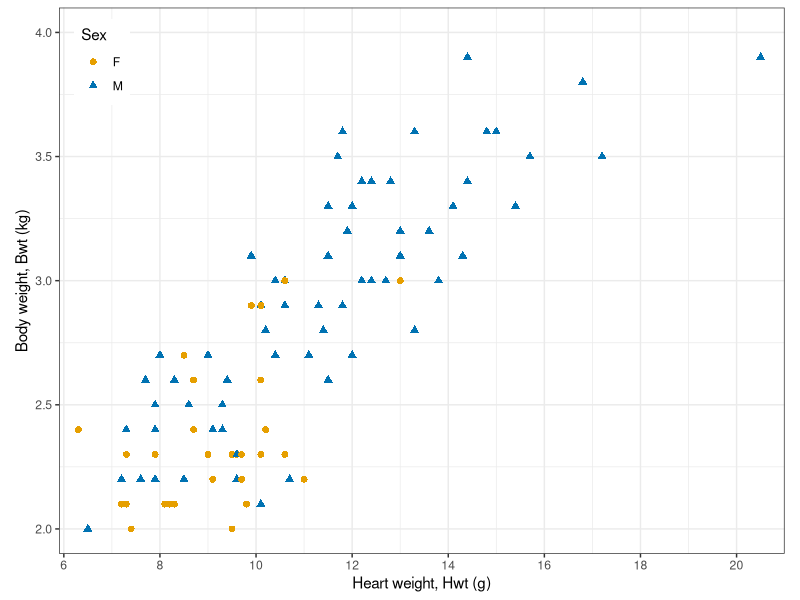
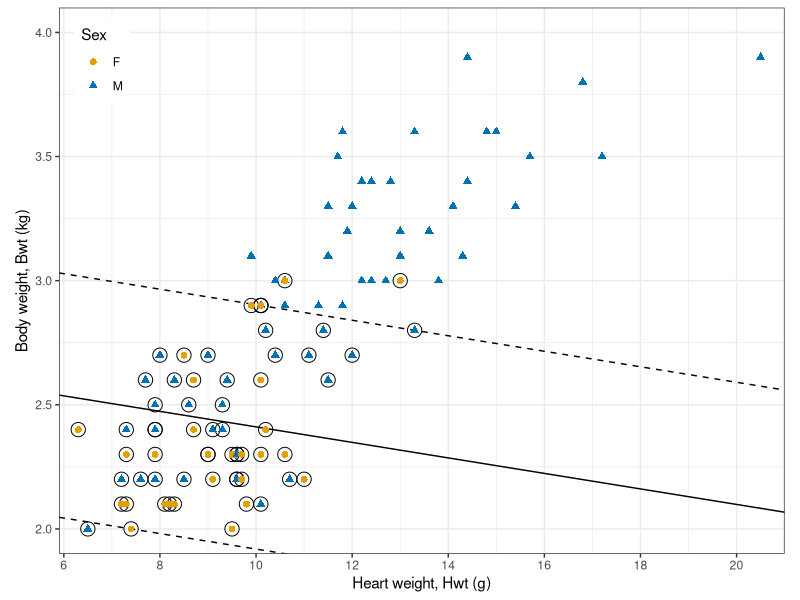
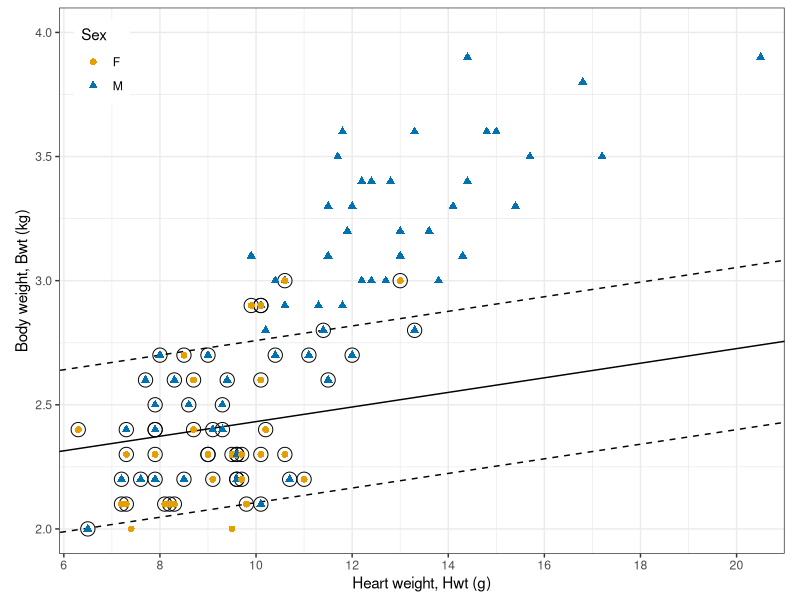
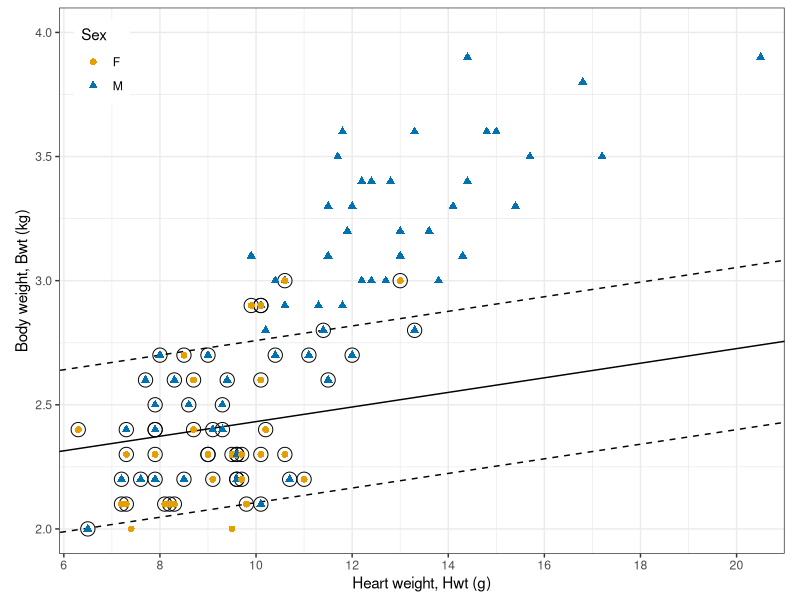
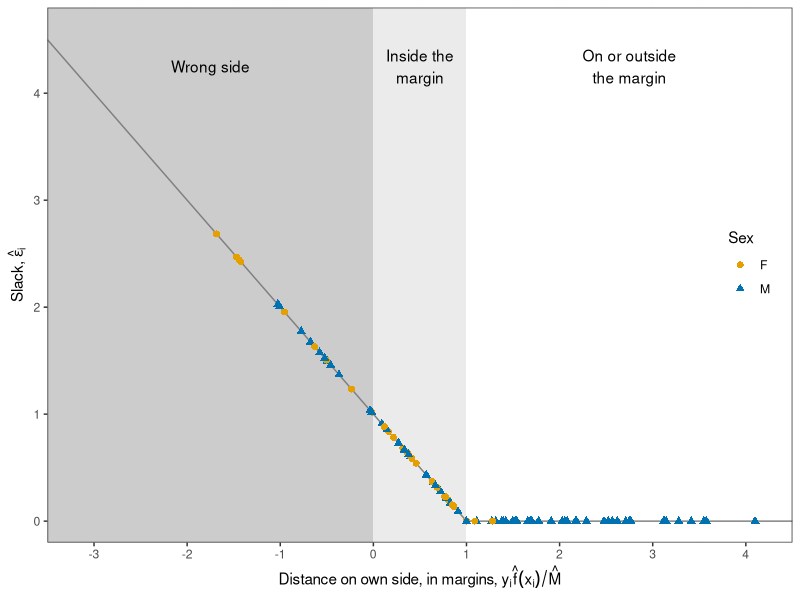
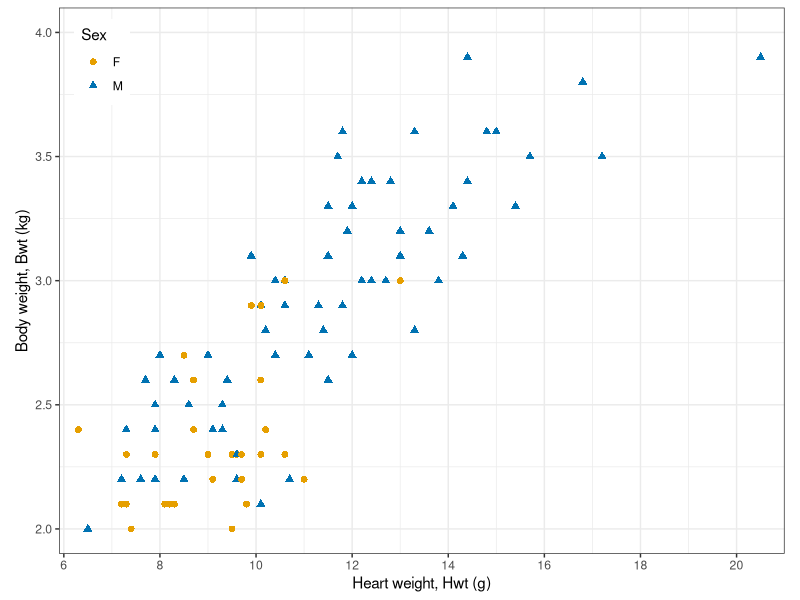
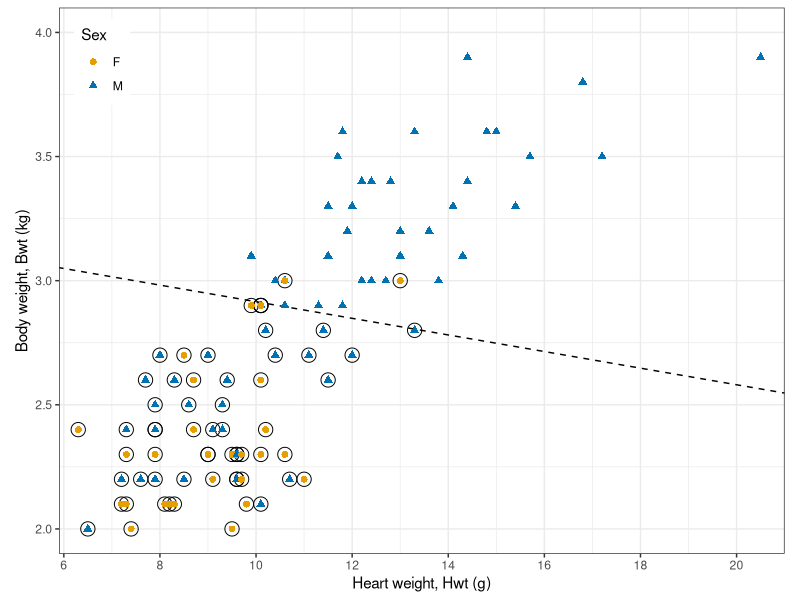
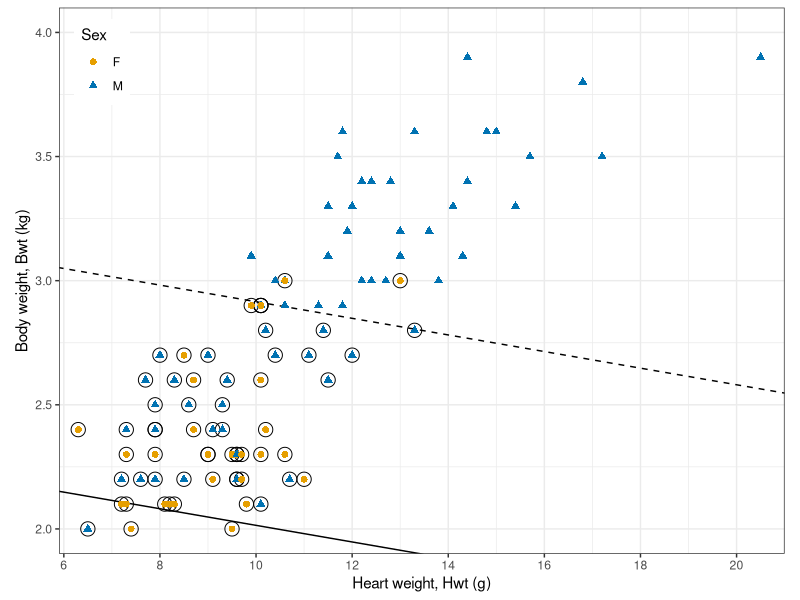

The R script that drew these images, in order:
## ---- chunk 1
#| include: false
library("tidyverse")
library("e1071")
theme_set(theme_bw())
set.seed(20261114)

# Printed output wraps at 80 characters.
options(width = 80)

# Fixed decimals, for use inside $...$, whose hyphen MathJax sets as a
# minus. Adding 0 after rounding turns a negative zero into 0.
fmt_math <- function(x, digits = 2) {
  rounded <- round(x, digits) + 0
  formatC(rounded, format = "f", digits = digits)
}

# The same for prose, where a negative value prints with a minus sign (the
# HTML entity) rather than a hyphen.
fmt <- function(x, digits = 2) {
  sub("^-", "&minus;", fmt_math(x, digits))
}

# A percentage, for prose.
pct <- function(x, digits = 1) {
  paste0(fmt(100 * x, digits), "%")
}

# A name set as code in prose.
code <- function(x) {
  paste0("`", x, "`")
}

# Color-blind-friendly (Okabe-Ito) colors and distinct shapes per sex.
sex_colors <- c(F = "#E69F00", M = "#0072B2")
sex_shapes <- c(F = 16, M = 17)
## ---- chunk 2
# Cats, with the class coded y = 1 (M) or y = -1 (F).
cats <- MASS::cats |>
  mutate(y = if_else(Sex == "M", 1, -1))

count(cats, Sex)
## ---- chunk 3
# Two thirds of the cats for training, the rest for testing.
n_train <- round(2 / 3 * nrow(cats))
train_rows <- sample(nrow(cats), n_train)
train <- cats[train_rows, ]
test <- cats[-train_rows, ]

count(train, Sex)
## ---- chunk 4
#| output: false
# Standard deviations of the two measurements among the training cats.
s_train <- sapply(train[c("Hwt", "Bwt")], sd)

# Axes in grams and kilograms: Hwt every 2 g, Bwt every 0.5 kg, minor lines
# midway. One standard deviation of each measurement is drawn the same
# length, so that distances on the standardized scale look right.
x_scale <- scale_x_continuous(breaks = seq(6, 20, by = 2),
                              minor_breaks = seq(7, 21, by = 2))
y_scale <- scale_y_continuous(breaks = seq(2, 4, by = 0.5),
                              minor_breaks = seq(2.25, 3.75, by = 0.5))
x_limits <- c(5.9, 21)
y_limits <- c(1.9, 4.1)

# The cats' axes, with the legend in the upper-left corner, where no cat
# and no fitted line passes.
cat_base <- function() {
  ggplot(mapping = aes(x = Hwt, y = Bwt)) +
    x_scale +
    y_scale +
    coord_fixed(ratio = s_train[["Hwt"]] / s_train[["Bwt"]],
                xlim = x_limits, ylim = y_limits, expand = FALSE) +
    scale_color_manual(values = sex_colors) +
    scale_shape_manual(values = sex_shapes) +
    labs(x = "Heart weight, Hwt (g)",
         y = "Body weight, Bwt (kg)",
         color = "Sex", shape = "Sex") +
    theme(legend.position = "inside",
          legend.position.inside = c(0.02, 0.98),
          legend.justification = c(0, 1))
}

# The points on top of any lines drawn before them.
cat_points <- function(data = train) {
  geom_point(data = data,
             aes(color = Sex, shape = Sex),
             size = 2)
}

cat_plot <- cat_base() +
  cat_points()

# Training cats of different sexes that share both measurements.
tied <- train |>
  group_by(Hwt, Bwt) |>
  summarize(n_F = sum(Sex == "F"), n_M = sum(Sex == "M"),
            .groups = "drop") |>
  filter(n_F > 0, n_M > 0)
n_tied <- nrow(tied)

# Mean heart and body weight of each sex.
sex_means <- train |>
  group_by(Sex) |>
  summarize(Hwt = mean(Hwt), Bwt = mean(Bwt))
mean_of <- function(sex, column) {
  sex_means[[column]][sex_means$Sex == sex]
}
stopifnot(mean_of("M", "Bwt") > mean_of("F", "Bwt"),
          mean_of("M", "Hwt") > mean_of("F", "Hwt"))

# The heaviest female and the lightest male body weights.
max_F <- max(train$Bwt[train$Sex == "F"])
min_M <- min(train$Bwt[train$Sex == "M"])
n_overlap <- sum(between(train$Bwt, min_M, max_F))
## ---- chunk 5
#| echo: false
#| fig-width: 5.6
#| fig-height: 4.5
cat_plot
## ---- chunk 6
# Support vector classifier: linear kernel, standardized features.
svc_fit <- svm(Sex ~ Hwt + Bwt, data = train, kernel = "linear",
               cost = 1, tolerance = 1e-8)
svc_fit
## ---- chunk 7
#| output: false
# svm()'s rescaled intercept w0 and normal vector w, with M on the positive
# side. svm()'s decision values are positive for the class named first in
# their column name, the class of its first training observation.
svc_w <- function(fit) {
  flip <- if (fit$levels[fit$labels[1]] == "M") 1 else -1
  list(w0 = -flip * fit$rho,
       w = flip * drop(t(fit$coefs) %*% fit$SV))
}

# The same function w0 + w'x written in Hwt (g) and Bwt (kg): undo the
# standardization if svm() used it, and the change to grams if bwt_per_kg
# is 1000.
svc_raw <- function(fit, bwt_per_kg = 1) {
  est <- svc_w(fit)
  center <- c(0, 0)
  spread <- c(1, 1)
  if (!is.null(fit$x.scale)) {
    center <- fit$x.scale[["scaled:center"]]
    spread <- fit$x.scale[["scaled:scale"]]
  }
  slopes <- unname(est$w / spread * c(1, bwt_per_kg))
  c(a0 = est$w0 - sum(est$w * center / spread),
    Hwt = slopes[1],
    Bwt = slopes[2])
}

# The hyperplane (w0 + w'x = 0, solid) and the margins (w0 + w'x = -1 and
# 1, dashed), drawn as lines Bwt = (level - a0 - a1 Hwt) / a2.
svc_lines <- function(a) {
  lapply(c(-1, 0, 1), function(level) {
    geom_abline(intercept = (level - a[["a0"]]) / a[["Bwt"]],
                slope = -a[["Hwt"]] / a[["Bwt"]],
                linetype = if (level == 0) "solid" else "dashed")
  })
}

# A fit drawn over the training cats, with its support vectors circled.
svc_plot <- function(fit, bwt_per_kg = 1, data = train) {
  support <- data[fit$index, ]
  cat_base() +
    svc_lines(svc_raw(fit, bwt_per_kg)) +
    geom_point(data = support, shape = 1, size = 4.5) +
    cat_points()
}
## ---- chunk 8
#| output: false
# The same cost unscaled (kg and g as recorded); the standardized fit is
# svc_fit.
fit_raw <- svm(Sex ~ Hwt + Bwt, data = train, kernel = "linear",
               cost = 1, scale = FALSE, tolerance = 1e-8)

raw_plot <- svc_plot(fit_raw)
std_plot <- svc_plot(svc_fit)

# Standardized, the fit is the same with body weight in grams.
train_g <- mutate(train, Bwt = 1000 * Bwt)
fit_std_g <- svm(Sex ~ Hwt + Bwt, data = train_g, kernel = "linear",
                 cost = 1, tolerance = 1e-8)
stopifnot(isTRUE(all.equal(svc_raw(svc_fit),
                           svc_raw(fit_std_g, bwt_per_kg = 1000),
                           tolerance = 1e-6)))

# Each fit's w per standard deviation of each measurement: the normal
# vector in the picture, where one standard deviation of each measurement
# is drawn the same length.
per_sd_w <- function(a) {
  c(a[["Hwt"]], a[["Bwt"]]) * s_train
}
w_sd_raw <- per_sd_w(svc_raw(fit_raw))
w_sd_std <- per_sd_w(svc_raw(svc_fit))
normal_raw <- w_sd_raw / sqrt(sum(w_sd_raw^2))
normal_std <- w_sd_std / sqrt(sum(w_sd_std^2))

# The angle between the two normal vectors, in degrees.
angle_between <- acos(sum(normal_raw * normal_std)) * 180 / pi

# Margins in the picture (standard deviations): 1 / |w per sd|. The
# standardized one is the margin svm() reports for it; the unscaled fit's
# reported margin, 1 / |w| in kg and g together, is another number.
margin_sd_raw <- 1 / sqrt(sum(w_sd_raw^2))
margin_sd_std <- 1 / sqrt(sum(w_sd_std^2))
w_raw <- svc_w(fit_raw)$w
margin_reported_raw <- 1 / sqrt(sum(w_raw^2))
stopifnot(abs(margin_sd_std - 1 / sqrt(sum(svc_w(svc_fit)$w^2))) < 1e-8)

# The prose reads heart weight's part (first) as positive unscaled and
# negative standardized, and body weight's (second) as positive in both.
stopifnot(normal_raw[1] > 0, normal_std[1] < 0,
          normal_raw[2] > 0, normal_std[2] > 0)

# Training error rates and budget used of the two fits.
error_of <- function(fit, data) {
  mean(predict(fit, data) != data$Sex)
}
scale_errors <- c(raw = error_of(fit_raw, train),
                  std = error_of(svc_fit, train))
budget_used <- function(fit, data = train) {
  decision <- attr(predict(fit, data, decision.values = TRUE),
                   "decision.values")
  flip <- if (colnames(decision) == "M/F") 1 else -1
  sum(pmax(0, 1 - data$y * flip * drop(decision)))
}
scale_budgets <- c(raw = budget_used(fit_raw),
                   std = budget_used(svc_fit))
## ---- chunk 9
#| echo: false
#| fig-width: 5.6
#| fig-height: 4.5
raw_plot
## ---- chunk 10
#| echo: false
#| fig-width: 5.6
#| fig-height: 4.5
std_plot
## ---- chunk 11
# w and w0 with M on the positive side.
w_hat <- svc_w(svc_fit)

# Unit-norm estimates on the standardized scale, and the margin.
norm_w <- sqrt(sum(w_hat$w^2))
beta_hat <- c(beta0 = w_hat$w0, w_hat$w) / norm_w
M_hat <- 1 / norm_w
round(c(beta_hat, M = M_hat), 4)
## ---- chunk 12
#| output: false
# The first training cat is M, and svm()'s decision values, w0 + w'x on the
# standardized scale, are positive for M.
stopifnot(train$Sex[1] == "M")
decision <- attr(predict(svc_fit, train, decision.values = TRUE),
                 "decision.values")
stopifnot(colnames(decision) == "M/F")

# Standardized features of the training cats, with svm()'s centers and
# scales, which are the training means and standard deviations.
center_train <- svc_fit$x.scale[["scaled:center"]]
scale_train <- svc_fit$x.scale[["scaled:scale"]]
stopifnot(isTRUE(all.equal(scale_train, s_train)))
x_std <- scale(as.matrix(train[c("Hwt", "Bwt")]),
               center = center_train, scale = scale_train)

# Fitted values (signed distances in standard deviations), distances on
# each cat's own side, and slacks.
train <- train |>
  mutate(f_hat = drop(beta_hat["beta0"] + x_std %*% beta_hat[-1]),
         distance = y * f_hat,
         slack = pmax(0, 1 - distance / M_hat))
stopifnot(isTRUE(all.equal(drop(decision), train$f_hat * norm_w,
                           check.attributes = FALSE)))

# The prose reads the average cat as on the M side, heart weight's slope as
# negative and smaller in size, and body weight's as positive (toward M).
stopifnot(beta_hat["beta0"] > 0,
          beta_hat["Hwt"] < 0,
          beta_hat["Bwt"] > 0,
          beta_hat["Bwt"] > abs(beta_hat["Hwt"]))
## ---- chunk 13
#| output: false
# The three kinds of training cat, by slack, up to the solver's accuracy
# (1e-4, as for the plateau below).
kinds <- c("On or outside the margin", "Inside the margin", "Wrong side")
train <- train |>
  mutate(kind = case_when(slack < 1e-4 ~ kinds[1],
                          slack <= 1 ~ kinds[2],
                          TRUE ~ kinds[3]),
         kind = factor(kind, levels = kinds))
kind_counts <- table(train$kind)

# Training cats on the margin: slack 0, at distance M_hat.
n_on_margin <- sum(abs(train$distance / M_hat - 1) < 1e-4)

# The estimated budget used, the sum of the slacks.
C_hat <- sum(train$slack)

fit_plot <- svc_plot(svc_fit)

# Shaded bands for the three kinds, and the hinge max(0, 1 - u).
u_limits <- c(-3.5, 4.5)
bands <- tibble(xmin = c(1, 0, u_limits[1]),
                xmax = c(u_limits[2], 1, 0),
                kind = factor(kinds, levels = kinds))
hinge <- tibble(u = c(u_limits[1], 1, u_limits[2])) |>
  mutate(slack = pmax(0, 1 - u))
stopifnot(between(range(train$distance / M_hat),
                  u_limits[1], u_limits[2]))

slack_plot <- ggplot(train, aes(x = distance / M_hat, y = slack)) +
  geom_rect(data = bands,
            aes(xmin = xmin, xmax = xmax, ymin = -Inf, ymax = Inf,
                fill = kind),
            inherit.aes = FALSE) +
  geom_line(data = hinge, aes(x = u, y = slack), color = "grey50") +
  geom_point(aes(color = Sex, shape = Sex), size = 2) +
  annotate("text", x = c(2.75, 0.5, -1.75), y = 4.25,
           label = c("On or outside\nthe margin", "Inside the\nmargin",
                     "Wrong side")) +
  scale_fill_manual(values = c("white", "grey92", "grey80"),
                    guide = "none") +
  scale_color_manual(values = sex_colors) +
  scale_shape_manual(values = sex_shapes) +
  scale_x_continuous(breaks = seq(-3, 4, by = 1),
                     minor_breaks = seq(-3.5, 4.5, by = 1)) +
  scale_y_continuous(breaks = seq(0, 4, by = 1),
                     minor_breaks = seq(0.5, 4.5, by = 1)) +
  coord_cartesian(xlim = u_limits, ylim = c(-0.2, 4.8), expand = FALSE) +
  labs(x = expression("Distance on own side, in margins, " *
                        y[i] * hat(f)(x[i]) / hat(M)),
       y = expression("Slack, " * hat(epsilon)[i]),
       color = "Sex", shape = "Sex") +
  theme(legend.position = "inside",
        legend.position.inside = c(0.98, 0.6),
        legend.justification = c(1, 1))
## ---- chunk 14
#| echo: false
#| fig-width: 5.6
#| fig-height: 4.5
fit_plot
## ---- chunk 15
#| echo: false
#| fig-width: 7
#| fig-height: 4
slack_plot
## ---- chunk 16
#| output: false
# Fits at four values of cost.
tab_costs <- c(0.01, 0.1, 1, 10)
tab_fits <- lapply(tab_costs, function(cost) {
  svm(Sex ~ Hwt + Bwt, data = train, kernel = "linear",
      cost = cost, tolerance = 1e-8)
})
tab_plots <- lapply(tab_fits, svc_plot)

# Margin, budget used, and kinds of training cat of a fit.
svc_summary <- function(fit, data = train) {
  est <- svc_w(fit)
  decision <- attr(predict(fit, data, decision.values = TRUE),
                   "decision.values")
  flip <- if (colnames(decision) == "M/F") 1 else -1
  margins_out <- data$y * flip * drop(decision)
  slack <- pmax(0, 1 - margins_out)
  tibble(cost = fit$cost,
         C = sum(slack),
         M = 1 / sqrt(sum(est$w^2)),
         n_support = fit$tot.nSV,
         n_inside = sum(slack > 1e-4 & slack <= 1),
         n_wrong = sum(slack > 1),
         error = mean(predict(fit, data) != data$Sex))
}
budget_summary <- map_dfr(tab_fits, svc_summary)

# The budget used falls, and the margin narrows, as cost grows.
stopifnot(!is.unsorted(rev(budget_summary$C)),
          !is.unsorted(rev(budget_summary$M)))

# At the smallest cost every training cat is classified M, so every
# female is on the wrong side.
smallest <- budget_summary[1, ]
stopifnot(all(predict(tab_fits[[1]], train) == "M"),
          smallest$n_wrong == sum(train$Sex == "F"))

budget_table <- budget_summary |>
  knitr::kable(digits = c(2, 2, 2, 0, 0, 0, 3),
               col.names = c("`cost`", "$\\sum_i\\hat\\epsilon_i$",
                             "$\\hat M$", "Support vectors",
                             "Inside the margin", "Wrong side",
                             "Training error rate"),
               align = "rrrrrrr")
## ---- chunk 17
#| echo: false
#| fig-width: 5.6
#| fig-height: 4.5
cat_plot
## ---- chunk 18
#| echo: false
#| fig-width: 5.6
#| fig-height: 4.5
tab_plots[[1]]
## ---- chunk 19
#| echo: false
#| fig-width: 5.6
#| fig-height: 4.5
tab_plots[[2]]
## ---- chunk 20
#| echo: false
#| fig-width: 5.6
#| fig-height: 4.5
tab_plots[[3]]
## ---- chunk 21
#| echo: false
#| fig-width: 5.6
#| fig-height: 4.5
tab_plots[[4]]
## ---- chunk 22
#| echo: false
budget_table
## ---- chunk 23
#| echo: false
#| fig-width: 5.6
#| fig-height: 4.5
fit_plot
## ---- chunk 24
# Training cats on or inside the margin or on the wrong side.
support <- filter(train, distance / M_hat < 1 + 1e-4)
count(support, kind)
## ---- chunk 25
#| output: false
# The cats with distance at most M_hat are the rows svm() kept.
stopifnot(setequal(which(train$distance / M_hat < 1 + 1e-4),
                   svc_fit$index))

# Support vectors: on the margin, or with positive slack.
stopifnot(svc_fit$tot.nSV == n_on_margin + sum(train$slack > 1e-4))

# Refits on standardized features, with the training cats' means and
# standard deviations: all training cats, and the support vectors alone.
train_std <- tibble(Sex = train$Sex,
                    Hwt = x_std[, "Hwt"],
                    Bwt = x_std[, "Bwt"])
refit_std <- function(data) {
  fit <- svm(Sex ~ Hwt + Bwt, data = data, kernel = "linear",
             cost = 1, scale = FALSE, tolerance = 1e-8)
  w <- svc_w(fit)
  c(w$w0, w$w) / sqrt(sum(w$w^2))
}
beta_all <- refit_std(train_std)
beta_support <- refit_std(train_std[svc_fit$index, ])

# Both agree with the standardized fit to six decimal places.
stopifnot(max(abs(beta_all - beta_hat)) < 1e-6,
          max(abs(beta_support - beta_hat)) < 1e-6)
## ---- chunk 26
#| output: false
# Fits over a grid of cost, 4 per factor of 10.
cost_grid <- 10^seq(-2, 2, by = 0.25)
grid_summary <- map_dfr(cost_grid, function(cost) {
  fit <- svm(Sex ~ Hwt + Bwt, data = train, kernel = "linear",
             cost = cost, tolerance = 1e-8)
  svc_summary(fit)
})

# Counts by kind, long, for one line per kind.
count_levels <- c("Support vectors", "Inside the margin", "Wrong side")
count_long <- grid_summary |>
  select(cost, n_support, n_inside, n_wrong) |>
  pivot_longer(-cost, names_to = "what", values_to = "count") |>
  mutate(what = factor(what,
                       levels = c("n_support", "n_inside", "n_wrong"),
                       labels = count_levels))

# Log axis for cost: majors at powers of 10, minors midway in log space.
cost_axis <- scale_x_log10(breaks = 10^(-2:2),
                           minor_breaks = 10^seq(-1.5, 1.5, by = 1),
                           labels = c("0.01", "0.1", "1", "10", "100"))

count_plot <- ggplot(count_long,
                     aes(x = cost, y = count,
                         color = what, shape = what, linetype = what)) +
  geom_line() +
  geom_point(size = 2) +
  cost_axis +
  scale_y_continuous(breaks = seq(0, 70, by = 10),
                     minor_breaks = seq(5, 65, by = 10)) +
  scale_color_manual(values = c("black", "#009E73", "#CC79A7")) +
  coord_cartesian(xlim = c(0.008, 125), ylim = c(0, 70), expand = FALSE) +
  labs(x = "cost (log scale)", y = "Training cats",
       color = NULL, shape = NULL, linetype = NULL) +
  theme(legend.position = "inside",
        legend.position.inside = c(0.98, 0.03),
        legend.justification = c(1, 0))

grid_first <- grid_summary[1, ]
grid_last <- grid_summary[nrow(grid_summary), ]
# The budget used never rises with cost (up to the solver's accuracy), and
# from some cost on the fit stops changing.
stopifnot(all(diff(grid_summary$C) < 1e-4),
          all(grid_summary$n_support > nrow(train) / 2),
          min(grid_summary$n_wrong) == grid_last$n_wrong)
plateau <- grid_summary |>
  filter(abs(C - grid_last$C) < 1e-4, abs(M - grid_last$M) < 1e-4)
plateau_cost <- min(plateau$cost)
## ---- chunk 27
#| echo: false
#| fig-width: 7
#| fig-height: 4
count_plot
## ---- chunk 28
#| echo: false
#| fig-width: 5.6
#| fig-height: 4.5
cat_plot
## ---- chunk 29
# 10-fold cross-validation over the grid of cost values.
cv_fit <- tune(svm, Sex ~ Hwt + Bwt, data = train, kernel = "linear",
               ranges = list(cost = cost_grid))
head(cv_fit$performances, 3)
cv_fit$best.parameters
## ---- chunk 30
#| output: false
# The cross-validation estimate against cost, and the chosen cost.
cv_table <- as_tibble(cv_fit$performances)
best_cost <- cv_fit$best.parameters$cost
best_row <- filter(cv_table, cost == best_cost)

# Error rate of classifying every training cat M.
all_M_error <- mean(train$Sex != "M")

cv_plot <- ggplot(cv_table, aes(x = cost, y = error)) +
  geom_hline(yintercept = all_M_error, linetype = "dotted") +
  annotate("text", x = 20, y = all_M_error + 0.02,
           label = "Every cat classified M") +
  geom_line() +
  geom_point(size = 2) +
  geom_point(data = best_row, shape = 1, size = 5) +
  cost_axis +
  scale_y_continuous(breaks = seq(0, 0.4, by = 0.1),
                     minor_breaks = seq(0.05, 0.45, by = 0.1),
                     labels = scales::label_percent()) +
  coord_cartesian(xlim = c(0.008, 125), ylim = c(0, 0.42),
                  expand = FALSE) +
  labs(x = "cost (log scale)",
       y = "10-fold CV estimate of error rate")

# The smallest costs' estimates are close to the all-M error rate.
stopifnot(abs(cv_table$error[1] - all_M_error) < 0.01)

# Training error rate of the chosen fit.
svc_best <- cv_fit$best.model
best_train_error <- error_of(svc_best, train)
stopifnot(svc_best$cost == best_cost)
## ---- chunk 31
#| echo: false
#| fig-width: 7
#| fig-height: 4
cv_plot
## ---- chunk 32
#| output: false
# Test cats, their fitted values, and the misclassified ones.
test <- test |>
  mutate(predicted = predict(svc_best, test))
wrong_test <- filter(test, predicted != Sex)

test_plot <- cat_base() +
  svc_lines(svc_raw(svc_best)) +
  cat_points(test) +
  geom_point(data = wrong_test, shape = 4, size = 3.5, stroke = 1)
## ---- chunk 33
#| echo: false
#| fig-width: 5.6
#| fig-height: 4.5
test_plot
## ---- chunk 34
# Predicted sex of the first test cats.
head(select(test, Sex, Hwt, Bwt, predicted))
## ---- chunk 35
# Truth in the rows, predictions in the columns.
confusion <- table(Truth = test$Sex, Predicted = test$predicted)
confusion
## ---- chunk 36
#| include: false
TP <- confusion["M", "M"]
FN <- confusion["M", "F"]
FP <- confusion["F", "M"]
TN <- confusion["F", "F"]
test_error <- (FP + FN) / nrow(test)
sensitivity <- TP / (TP + FN)
specificity <- TN / (TN + FP)
test_all_M <- mean(test$Sex != "M")
stopifnot(test_error == nrow(wrong_test) / nrow(test))
